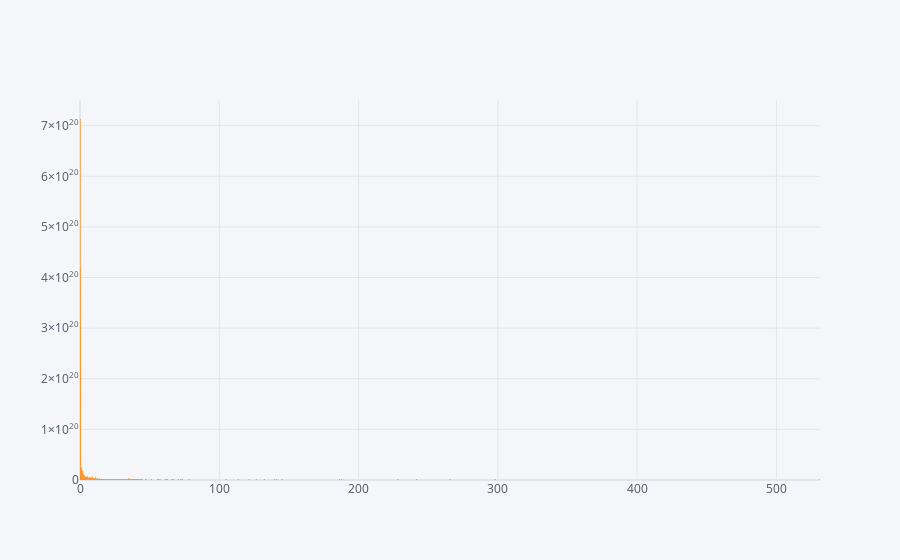

The notebook cell saved with this chart:
### Code cell
df.iplot(kind='bar',x='cost',y='date')

### Figure 1 — Plotly figure (JSON) as saved in the notebook; plotly's stock layout.template omitted (floating-point values rounded to 4 significant figures; data arrays with more than 128 entries replaced by an {"elided": "..."} marker saying what was removed)
{"data": [{"marker": {"color": "rgba(255, 153, 51, 0.6)", "line": {"color": "rgba(255, 153, 51, 1.0)", "width": 1}}, "name": "date", "orientation": "v", "text": "", "type": "bar", "x": {"elided": "4571 float values"}, "y": {"elided": "4571 int values"}}], "layout": {"legend": {"bgcolor": "#F5F6F9", "font": {"color": "#4D5663"}}, "paper_bgcolor": "#F5F6F9", "plot_bgcolor": "#F5F6F9", "title": {"font": {"color": "#4D5663"}}, "xaxis": {"gridcolor": "#E1E5ED", "showgrid": true, "tickfont": {"color": "#4D5663"}, "title": {"font": {"color": "#4D5663"}, "text": ""}, "zerolinecolor": "#E1E5ED"}, "yaxis": {"gridcolor": "#E1E5ED", "showgrid": true, "tickfont": {"color": "#4D5663"}, "title": {"font": {"color": "#4D5663"}, "text": ""}, "zerolinecolor": "#E1E5ED"}}}
